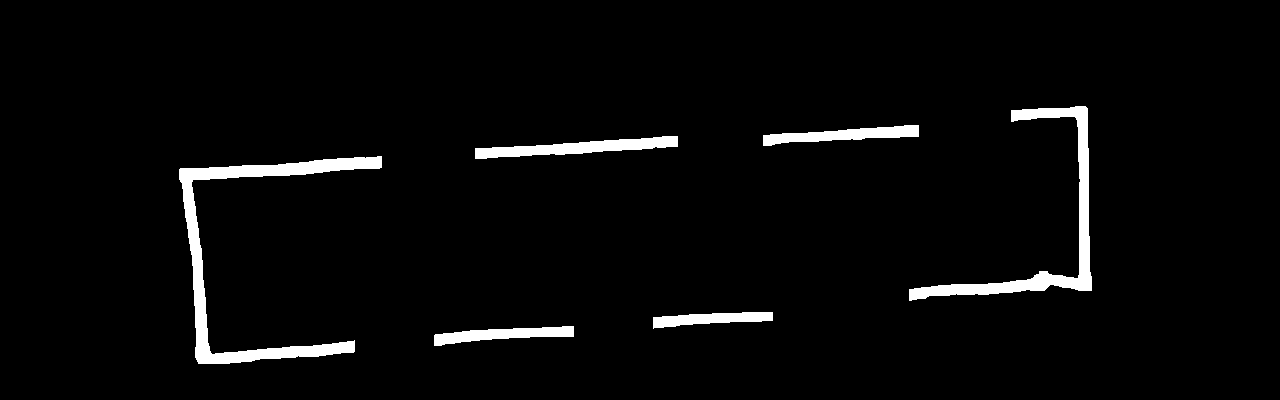
#> input picture removed.jpeg, 1280 x 400 px
$ jupyter execute --allow-errors schematics.ipynb   (shell and % lines are left out)
#> lines starting #> are read from the running program, lines starting #| are printed output that depends on the picture; after the words box and inside, x2 and y2 are one past the last pixel; in counts of white or black regions, pixels touching at a corner belong together
[cell 1]
import lcapy
from lcapy import Circuit

from IPython.display import display, Latex

[cell 2]
sch='''
VS 1 0 ; down
W 1 2 ;  right, size=2
R1 2 3 ; down
R2 3 4; down
W 3 5; right
P1 5 6; down,v=V_{out}
W 4 6; right
W 4 0; left
'''

#Demonstrate thate we can write the descriptioon to a file
fn="voltageDivider.sch"
with open(fn, "w") as text_file:
    text_file.write(sch)

#  and then create the circuit model from the (persisted) file
#> (the rest of this cell did not finish here and is left out)

#> (a cell that did not finish here is left out)

[cell 4]
import cv2
import matplotlib.pyplot as plt
import numpy as np
import matplotlib.pyplot as plt
from sklearn.cluster import DBSCAN
import sklearn

[cell 5]
removed = cv2.imread('removed.jpeg')
#> removed is the input picture: shape (400, 1280, 3); min 0, max 255, mean 8.6
removed = cv2.cvtColor(removed, cv2.COLOR_RGB2GRAY)
#> removed: shape (400, 1280)
img = cv2.imread('test_images/test8.jpeg')
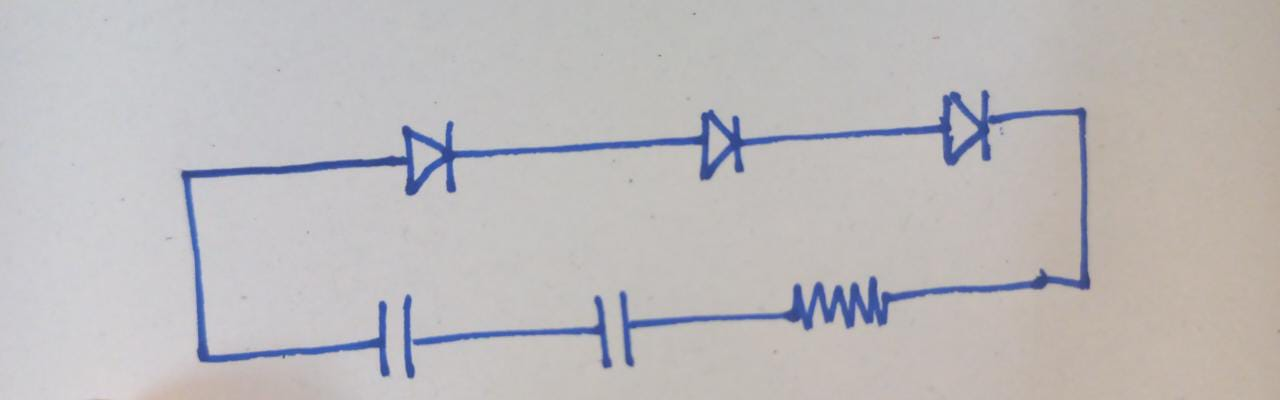
#> input picture test_images/test8.jpeg, 1280 x 400 px
#> img is the input picture: shape (400, 1280, 3); mean B, G, R 187.6, 186.4, 189.4
plt.imshow(removed)
#> (this line was passed over: IPython is not available in this run)

[cell 6]
fast = cv2.FastFeatureDetector_create(threshold=1, nonmaxSuppression=False, type=cv2.FAST_FEATURE_DETECTOR_TYPE_9_16)
kp = fast.detect(removed, None)
#> kp = 230 keypoints; strongest (x, y, size): (1084, 106, 7), (1085, 106, 7), (1086, 107, 7), (1087, 108, 7)

[cell 7]
img2 = img.copy()
img2 = cv2.drawKeypoints(img2, kp, None, color=(255,0,0))
plt.imshow(img2)
#> (this line was passed over: IPython is not available in this run)

[cell 8]
anchor_points = cv2.goodFeaturesToTrack(image=removed,maxCorners=100,qualityLevel=0.4,minDistance=60)
#> anchor_points = 15 rows, first 8: [910, 299], [1012, 120], [354, 340], [653, 328], [475, 158], [772, 320], [1091, 290], [677, 146]

[cell 9]
img3 = img.copy()
for i in anchor_points:
    cv2.circle(img3, (int(i[0][0]), int(i[0][1])), 5, color=(255,0,0), thickness=10)
#> this loop made 15 passes
#> i on passes 1 to 12: [[910, 299]], [[1012, 120]], [[354, 340]], [[653, 328]], [[475, 158]], [[772, 320]], [[1091, 290]], [[677, 146]], [[763, 145]], [[918, 136]], [[573, 336]], [[434, 345]]
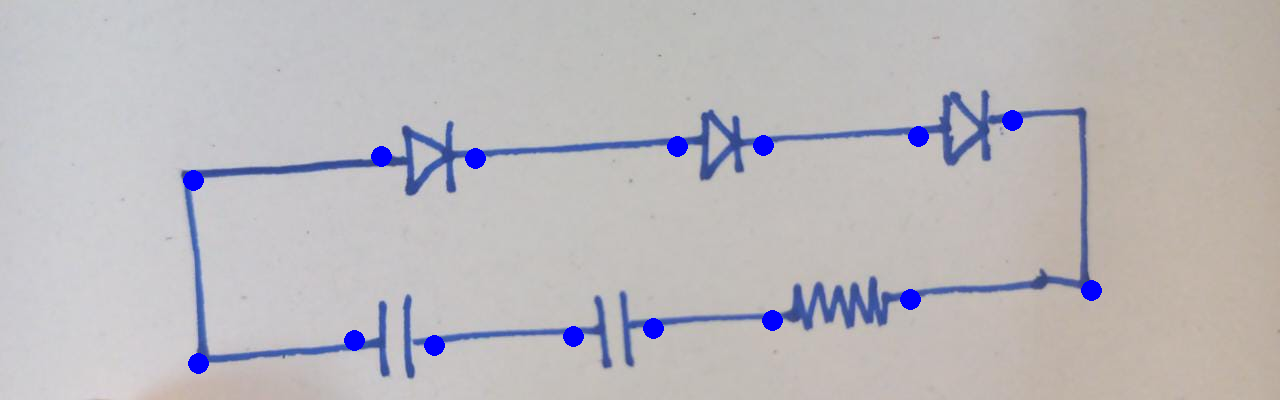
#> img3: shape (400, 1280, 3); 0.98% of pixels changed, all inside (x1, y1, x2, y2) = (183, 110, 1102, 374)

plt.imshow(img3)
#> (this line was passed over: IPython is not available in this run)
